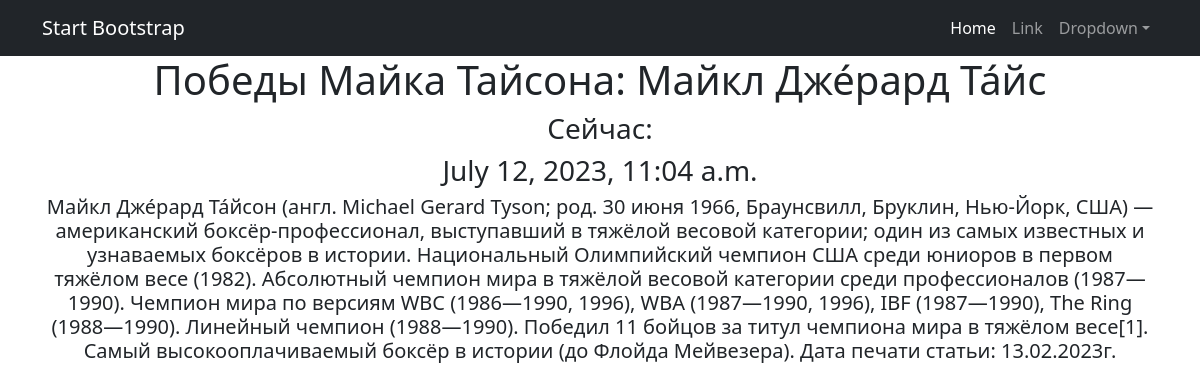
Screenshot of /news/1 with the database file from the repository.
### simpleapp/models.py (models this page shows, shortened)
class News(models.Model):
    name = models.CharField(
        max_length=50,
        unique=True, # названия новостей не должны повторяться
    )
    author = models.CharField(
        max_length=50, null=True)
    data = models.CharField(
        max_length=50, null=True)
    description = models.TextField()
    quantity = models.IntegerField(
        validators=[MinValueValidator(0)], null=True)
    category = models.ForeignKey(
        to='Category',
        on_delete=models.CASCADE,
        related_name='news', # все продукты в категории будут доступны через поле products
    )
    def __str__(self):
        return f'{self.name.title()}: {self.description[:20]}'

### simpleapp/views.py (the view)
# urls.py: path('<int:pk>', NewDetail.as_view()),
class NewDetail(DetailView):
    model = News
    ordering = 'name'
    template_name = 'new.html'
    context_object_name = 'new'
    def get_context_data(self, **kwargs):
        context = super().get_context_data(**kwargs)
        context['time_now'] = datetime.utcnow()
        context['next_sale'] = "Приятного чтения!"
        return context

### templates/new.html (shortened to what this page needs)
{% extends 'flatpages/default.html' %}
{% block content %}
<h1>{{ new }}</h1>
<h3>Сейчас: </h3>
 <h3>{{ time_now }}</h3>
<h5>{{ new.description }}</h5>
{% endblock content %}

### rows the page displays
News: name+description "Победы Майка Тайсона: Майкл Дже́рард Та́йс", description "Майкл Дже́рард Та́йсон (англ. Michael Gerard Tyson; род. 30 июня 1966, Браунсвилл, Бруклин, Нью-Йорк, США) — американский боксёр-профессионал, выступавший в тяжёлой весовой категории; один из самых известных и узнаваемых боксёров в истории. Национальный Олимпийский чемпион США среди юниоров в первом тяжёлом весе (1982). Абсолютный чемпион мира в тяжёлой весовой категории среди профессионалов (1987—1990). Чемпион мира по версиям WBC (1986—1990, 1996), WBA (1987—1990, 1996), IBF (1987—1990), The Ring (1988—1990). Линейный чемпион (1988—1990). Победил 11 бойцов за титул чемпиона мира в тяжёлом весе[1]. Самый высокооплачиваемый боксёр в истории (до Флойда Мейвезера). Дата печати статьи:…"

### other values shown
{{ time_now }} "July 12, 2023, 11:04 a.m."
